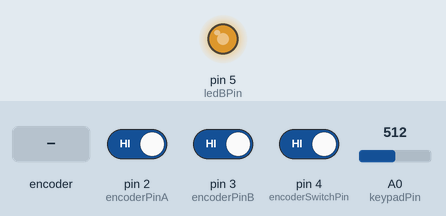
This sketch was run on a simulated Arduino Uno, built with avr-gcc and run on an emulated ATmega328P. On the bench: output pins drawn as LEDs (lit = HIGH). The inputs (shaded band) are chosen by the test bench; at power-on: pin 2 (encoderPinA) HIGH, pin 3 (encoderPinB) HIGH, pin 4 (encoderSwitchPin) HIGH, A0 (keypadPin) = 512. The modem accepts every AT command (registered, SIM ready, sends succeed) and sends nothing else; what the sketch prints to the serial monitor is not drawn.

Above: at 12.3 s.
12.4 s: rotary encoder on pin 2 (encoderPinA) / pin 3 (encoderPinB) turned 3 steps (first pin leading)
At 15.0 s:
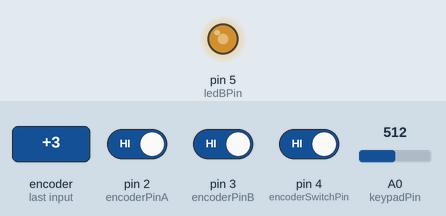
15.3 s: rotary encoder on pin 2 (encoderPinA) / pin 3 (encoderPinB) turned 3 steps (first pin leading)
At 17.8 s:
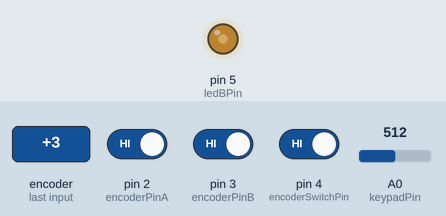
Timing chart, 0 to 19.3 s (numbered marks = the images above; inputs shaded):
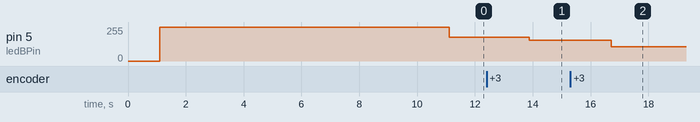

The sketch:

FrtizsBox.ino
```cpp
#include <SoftwareSerial.h>
#include "DFMiniMp3.h"
#include "MP3Notify.h"
#include "Keypad.h"
#include "Context.h"

// Encoder Pin C = GND
int encoderPinB = 3; // D2 - IRQ0
int encoderPinA = 2; // D3 - IRQ1
int encoderSwitchPin = 4; // D4 //push button switch

//int ledRPin = 9; // D9 PWM
//int ledGPin = 6; // D6 PWM
int ledBPin = 5; // D5 PWM

int mp3RXPin = 7; // D7
int mp3TXPin = 8; // D8

int keypadPin = 14; // A0


// Ecoder Vars
volatile int lastEncoded = 0;
volatile long encoderValue = 0;
long lastencoderValue = 0;
int lastMSB = 0;
int lastLSB = 0;

// App Vars
Context context;
int lastEncoderValue = 0;
int lastKeypadPressed = 0;
boolean lastEncoderSwitchPressed = false;
int volume = 20; // 0 - 30


SoftwareSerial mp3Serial(mp3RXPin, mp3TXPin);
DFMiniMp3<SoftwareSerial, Mp3Notify> mp3(mp3Serial);

void setup() {
  Serial.begin(115200);
  Serial.println(F("initializing..."));

  // First, set all the pins

  /// Encoder Pins
  pinMode(encoderPinA, INPUT);
  pinMode(encoderPinB, INPUT);
  digitalWrite(encoderPinA, HIGH); //turn pullup resistor on
  digitalWrite(encoderPinB, HIGH); //turn pullup resistor on
  //call updateEncoder() when any high/low changed seen
  //on interrupt 0 (pin 2), or interrupt 1 (pin 3)
  attachInterrupt(0, updateEncoder, CHANGE);
  attachInterrupt(1, updateEncoder, CHANGE);

  pinMode(encoderSwitchPin, INPUT);
  digitalWrite(encoderSwitchPin, HIGH); //turn pullup resistor on

  /// LED Pins
//  pinMode(ledRPin, OUTPUT);
//  pinMode(ledGPin, OUTPUT);
  pinMode(ledBPin, OUTPUT);

  /// Keypad Pin
  pinMode(keypadPin, INPUT);

  /// MP3 Pins
  pinMode(mp3TXPin, OUTPUT);
  pinMode(mp3RXPin, INPUT);
  setVolume(0);
  Serial.println(F("Setup done..."));

  context.mp3 = &mp3;
  mp3.begin(&context);
  mp3.setEq(DfMp3_Eq_Pop);
  mp3.enableDAC();
  setVolume(0);


  Serial.println(F("Scanning track counts"));
  Serial.print(F("Total track count: "));
  Serial.println(mp3.getTotalTrackCount());

  for (int i = 1; i <= 12; i++) {
    // Folders are 1-indexed for `getFolderTrackCount`
    context.tracksInFolders[i] = mp3.getFolderTrackCount(i);
  }

  for (int i = 1; i <= 12; i++) {
    Serial.print(F("Folder "));
    Serial.print(i);
    Serial.print(F(" has: "));
    Serial.println(context.tracksInFolders[i]); //read fill counts in folder SD:/i
  }

  // light it up!
  setVolume(volume);
}

void loop() {
  //Do stuff here
  boolean encoderSwitchPressed = digitalRead(encoderSwitchPin);
  if (encoderSwitchPressed) {
    //button is not being pushed
    if (!lastEncoderSwitchPressed) {
      Serial.println(F("Pushed"));
      togglePlayPause(&context);
    }
  } else {
    //button is being pushed
  }
  lastEncoderSwitchPressed = encoderSwitchPressed;

  updateVolume();

  int keypadPressed = CheckButtons(keypadPin);

  if (keypadPressed != lastKeypadPressed) {
    lastKeypadPressed = keypadPressed;

    if (keypadPressed > 0) {
      Serial.print(F("Taste: "));
      Serial.println(keypadPressed);
      int folder = folderForKeypadButton(keypadPressed);
      int track = 1;
      if (folder == context.currentFolder) {
        playNextTrack(&context);
      } else {
        playFolderAndTrack(folder, track, &context);
      }
    }
  }

  waitMilliseconds(50);
}

int folderForKeypadButton(int button) {
  switch(button) {
    case 1:  return 4;
    case 2:  return 8;
    case 3:  return 12;
    case 4:  return 3;
    case 5:  return 7;
    case 6:  return 11;
    case 7:  return 2;
    case 8:  return 6;
    case 9:  return 10;
    case 10: return 1;
    case 11: return 5;
    case 12: return 9;
  }
}


void waitMilliseconds(uint16_t msWait) {
  uint32_t start = millis();
  while ((millis() - start) < msWait) {
    // calling mp3.loop() periodically allows for notifications
    // to be handled without interrupts
    mp3.loop();

    delay(1);
  }
}

void setVolume(int volume) {
    mp3.setVolume(volume);
    Serial.print(F("Setting volume to "));
    Serial.print(volume);
    Serial.print(F(". Successfully set to  "));
    Serial.println(mp3.getVolume());
    setLEDColor(255-PWMValueForVolumne(volume), PWMValueForVolumne(volume), PWMValueForVolumne(volume));
}

void updateVolume() {
  if (lastEncoderValue != encoderValue) {
    Serial.println(lastEncoderValue);
    int encoderDiff = encoderValue - lastEncoderValue;
    lastEncoderValue = encoderValue;
    volume += encoderDiff/3;
    volume = max(0, min(30, volume));

    setVolume(volume);
  }
}

void setLEDColor(int red, int green, int blue) {
  // Adjust for common anode
  red = 255 - max(0, min(255, red));
  green = 255 - max(0, min(255, green));
  blue = 255 - max(0, min(255, blue));

//  analogWrite(ledRPin, red);
//  analogWrite(ledGPin, green);
  analogWrite(ledBPin, blue);
}

int PWMValueForVolumne(int input) {
if (input <=   0 ) return  0 ;
if (input ==  1 ) return  1 ;
if (input ==  2 ) return  2 ;
if (input ==  3 ) return  3 ;
if (input ==  4 ) return  4 ;
if (input ==  5 ) return  5 ;
if (input ==  6 ) return  6 ;
if (input ==  7 ) return  7 ;
if (input ==  8 ) return  8 ;
if (input ==  9 ) return  9 ;
if (input ==  10  ) return  10  ;
if (input ==  11  ) return  13  ;
if (input ==  12  ) return  17  ;
if (input ==  13  ) return  21  ;
if (input ==  14  ) return  26  ;
if (input ==  15  ) return  32  ;
if (input ==  16  ) return  39  ;
if (input ==  17  ) return  47  ;
if (input ==  18  ) return  56  ;
if (input ==  19  ) return  65  ;
if (input ==  20  ) return  76  ;
if (input ==  21  ) return  88  ;
if (input ==  22  ) return  101 ;
if (input ==  23  ) return  115 ;
if (input ==  24  ) return  131 ;
if (input ==  25  ) return  148 ;
if (input ==  26  ) return  166 ;
if (input ==  27  ) return  186 ;
if (input ==  28  ) return  208 ;
if (input ==  29  ) return  231 ;
if (input >=  30  ) return  255 ;
}


void updateEncoder() {
  int MSB = digitalRead(encoderPinA); //MSB = most significant bit
  int LSB = digitalRead(encoderPinB); //LSB = least significant bit

  int encoded = (MSB << 1) | LSB; //converting the 2 pin value to single number
  int sum  = (lastEncoded << 2) | encoded; //adding it to the previous encoded value

  if (sum == 0b1101 || sum == 0b0100 || sum == 0b0010 || sum == 0b1011) encoderValue ++;
  if (sum == 0b1110 || sum == 0b0111 || sum == 0b0001 || sum == 0b1000) encoderValue --;

  lastEncoded = encoded; //store this value for next time
}
```

Context.h
```cpp
#ifndef __CONTEXT_H__
#define __CONTEXT_H__

#include <SoftwareSerial.h>
#include "DFMiniMp3.h"

class Mp3Notify;

typedef struct {
  DFMiniMp3<SoftwareSerial, Mp3Notify> *mp3;
  bool isPlaying;
  bool isPaused;
  int currentFolder; // increment + 1 for usage in mp3 api
  int currentTrack;  // increment + 1 for usage in mp3 api
  int tracksInFolders[13]; // ignoring index 0
} Context;

void togglePlayPause(Context *context) {
  DFMiniMp3<SoftwareSerial, Mp3Notify> *mp3 = context->mp3;

  if (context->isPlaying) {
    if (context->isPaused) {
      Serial.print(F("Play"));
      mp3->start();
      context->isPaused = false;
    } else {
      Serial.print(F("Pause"));
      mp3->pause();
      context->isPaused = true;
    }
  }
}

void playFolderAndTrack(int folder, int track, Context *context) {
  DFMiniMp3<SoftwareSerial, Mp3Notify> *mp3 = context->mp3;

  if (track <= context->tracksInFolders[folder]) {
    // folders and tracks are 1-indexed
    //play specific mp3 in SD:/01/001.mp3; Folder Name(1~99); File Name(1~255)
    Serial.print(F("Playing track "));
    Serial.print(track);
    Serial.print(F(" in folder "));
    Serial.println(folder);
    mp3->playFolderTrack(folder, track);
    context->isPlaying = true;
    context->currentFolder = folder;
    context->currentTrack = track;
  } else {
    Serial.print(F("Could not play track "));
    Serial.print(track);
    Serial.print(F(" in folder "));
    Serial.println(folder);
    Serial.println(F("Stopping"));
    mp3->stop();
    context->isPlaying = false;
    context->currentFolder = 0;
    context->currentTrack = 0;
  }
}

void playNextTrack(Context *context) {
  int currentFolder = context->currentFolder;
  int currentTrack = context->currentTrack;
  playFolderAndTrack(currentFolder, currentTrack+1, context);
}

void handlePlayFinished(Context *context) {
  playNextTrack(context);
}

#endif
```

DFMiniMp3.h
```cpp
// (licence header left out)
#pragma once

enum DfMp3_Error
{
    DfMp3_Error_Busy = 1,
    DfMp3_Error_Sleeping,
    DfMp3_Error_SerialWrongStack,
    DfMp3_Error_CheckSumNotMatch,
    DfMp3_Error_FileIndexOut,
    DfMp3_Error_FileMismatch,
    DfMp3_Error_Advertise,
    DfMp3_Error_General = 0xff
};


enum DfMp3_PlaybackMode
{
    DfMp3_PlaybackMode_Repeat,
    DfMp3_PlaybackMode_FolderRepeat,
    DfMp3_PlaybackMode_SingleRepeat,
    DfMp3_PlaybackMode_Random
};


enum DfMp3_Eq
{
    DfMp3_Eq_Normal,
    DfMp3_Eq_Pop,
    DfMp3_Eq_Rock,
    DfMp3_Eq_Jazz,
    DfMp3_Eq_Classic,
    DfMp3_Eq_Bass
};


enum DfMp3_PlaySource
{
    DfMp3_PlaySource_U,
    DfMp3_PlaySource_Sd,
    DfMp3_PlaySource_Aux,
    DfMp3_PlaySource_Sleep,
    DfMp3_PlaySource_Flash
};


template<class T_SERIAL_METHOD, class T_NOTIFICATION_METHOD> class DFMiniMp3
{
public:
    DFMiniMp3(T_SERIAL_METHOD& serial) :
        _serial(serial),
        _lastSendSpace(c_msSendSpace),
        _isOnline(true)
    {
    }

    void begin(void* context)
    {
        _serial.begin(9600);
        _serial.setTimeout(600);
        _lastSend = millis();
        _ctx = context;
    }

    void loop()
    {
        while (_serial.available() >= DfMp3_Packet_SIZE)
        {
            listenForReply(0x00);
        }
    }

    // the track as enumerated across all folders
    void playGlobalTrack(uint16_t track = 0)
    {
        sendPacket(0x03, track);
    }

    // sd:/mp3/####track name
    void playMp3FolderTrack(uint16_t track)
    {
        sendPacket(0x12, track);
    }

    // sd:/###/###track name
    void playFolderTrack(uint8_t folder, uint8_t track)
    {
        uint16_t arg = (folder << 8) | track;
        sendPacket(0x0f, arg);
    }

    // sd:/##/####track name
    // track number must be four digits, zero padded
    void playFolderTrack16(uint8_t folder, uint16_t track)
    {
        uint16_t arg = (((uint16_t)folder) << 12) | track;
        sendPacket(0x14, arg);
    }

    void playRandomTrackFromAll()
    {
        sendPacket(0x18);
    }

    void nextTrack()
    {
        sendPacket(0x01);
    }

    void prevTrack()
    {
        sendPacket(0x02);
    }

    uint16_t getCurrentTrack()
    {
        sendPacket(0x4c);
        return listenForReply(0x4c);
    }

    // 0- 30
    void setVolume(uint8_t volume)
    {
        sendPacket(0x06, volume);
    }

    uint8_t getVolume()
    {
        sendPacket(0x43);
        return listenForReply(0x43);
    }

    void increaseVolume()
    {
        sendPacket(0x04);
    }

    void decreaseVolume()
    {
        sendPacket(0x05);
    }

    // useless, removed
    // 0-31
    void setVolume(bool mute, uint8_t volume)
    {
        uint16_t arg = (!mute << 8) | volume;
        sendPacket(0x10, arg);
    }

    void loopGlobalTrack(uint16_t globalTrack)
    {
        sendPacket(0x08, globalTrack);
    }

    DfMp3_PlaybackMode getPlaybackMode()
    {
        sendPacket(0x45);
        return listenForReply(0x45);
    }

    void setRepeatPlay(bool repeat)
    {
        sendPacket(0x11, !!repeat);
    }


    void setEq(DfMp3_Eq eq)
    {
        sendPacket(0x07, eq);
    }

    DfMp3_Eq getEq()
    {
        sendPacket(0x44);
        return listenForReply(0x44);
    }


    void setPlaybackSource(DfMp3_PlaySource source)
    {
        sendPacket(0x09, source, 200);
    }

    void sleep()
    {
        sendPacket(0x0a);
    }

    void reset()
    {
        sendPacket(0x0c, 0, 600);
        _isOnline = false;
    }

    void start()
    {
        sendPacket(0x0d);
    }

    void pause()
    {
        sendPacket(0x0e);
    }

    void stop()
    {
        sendPacket(0x16);
    }

    uint16_t getStatus()
    {
        sendPacket(0x42);
        return listenForReply(0x42);
    }

    uint16_t getFolderTrackCount(uint16_t folder)
    {
        sendPacket(0x4e, folder);
        return listenForReply(0x4e);
    }

    uint16_t getTotalTrackCount()
    {
        sendPacket(0x48);
        return listenForReply(0x48);
    }

    // sd:/advert/####track name
    void playAdvertisement(uint16_t track)
    {
        sendPacket(0x13, track);
    }

    void stopAdvertisement()
    {
        sendPacket(0x15);
    }

    void enableDAC()
    {
      sendPacket(0x1A, 0x00);
    }

    void disableDAC() {
      sendPacket(0x1A, 0x01);
    }


private:
    static const uint16_t c_msSendSpace = 50;

    // 7E FF 06 0F 00 01 01 xx xx EF
    // 0	->	7E is start code
    // 1	->	FF is version
    // 2	->	06 is length
    // 3	->	0F is command
    // 4	->	00 is no receive
    // 5~6	->	01 01 is argument
    // 7~8	->	checksum = 0 - ( FF+06+0F+00+01+01 )
    // 9	->	EF is end code
    enum DfMp3_Packet
    {
        DfMp3_Packet_StartCode,
        DfMp3_Packet_Version,
        DfMp3_Packet_Length,
        DfMp3_Packet_Command,
        DfMp3_Packet_RequestAck,
        DfMp3_Packet_HiByteArgument,
        DfMp3_Packet_LowByteArgument,
        DfMp3_Packet_HiByteCheckSum,
        DfMp3_Packet_LowByteCheckSum,
        DfMp3_Packet_EndCode,
        DfMp3_Packet_SIZE
    };


    T_SERIAL_METHOD& _serial;
    uint32_t _lastSend;
    uint16_t _lastSendSpace;
    void* _ctx;
    bool _isOnline;

    void sendPacket(uint8_t command, uint16_t arg = 0, uint16_t sendSpaceNeeded = c_msSendSpace)
    {
        uint8_t out[DfMp3_Packet_SIZE] = { 0x7E, 0xFF, 06, command, 00, (arg >> 8), (arg & 0x00ff), 00, 00, 0xEF };

        setChecksum(out);

        // wait for spacing since last send
        while (((millis() - _lastSend) < _lastSendSpace) || !_isOnline)
        {
            // check for event messages from the device while
            // we wait
            loop();
            delay(1);
        }

        _lastSendSpace = sendSpaceNeeded;
        _serial.write(out, DfMp3_Packet_SIZE);

        _lastSend = millis();
    }

    bool readPacket(uint8_t* command, uint16_t* argument)
    {
        uint8_t in[DfMp3_Packet_SIZE] = { 0 };
        uint8_t read;

        // init our out args always
        *command = 0;
        *argument = 0;

        // try to sync our reads to the packet start
        do
        {
            // we use readBytes as it gives us the standard timeout
            read = _serial.readBytes(&(in[DfMp3_Packet_StartCode]), 1);
            if (read != 1)
            {
                // nothing read
                return false;
            }
        } while (in[DfMp3_Packet_StartCode] != 0x7e);

        read += _serial.readBytes(in + 1, DfMp3_Packet_SIZE - 1);
        if (read < DfMp3_Packet_SIZE)
        {
            // not enough bytes, corrupted packet
            return false;
        }

        if (in[DfMp3_Packet_Version] != 0xFF ||
            in[DfMp3_Packet_Length] != 0x06 ||
            in[DfMp3_Packet_EndCode] != 0xef )
        {
            // invalid version or corrupted packet
            return false;
        }

        if (!validateChecksum(in))
        {
            // checksum failed, corrupted paket
            return false;
        }

        *command = in[DfMp3_Packet_Command];
        *argument = ((in[DfMp3_Packet_HiByteArgument] << 8) | in[DfMp3_Packet_LowByteArgument]);

        return true;
    }

    uint16_t listenForReply(uint8_t command)
    {
        uint8_t replyCommand = 0;
        uint16_t replyArg = 0;

        do
        {
            if (readPacket(&replyCommand, &replyArg))
            {
                if (command != 0 && command == replyCommand)
                {
                    return replyArg;
                }
                else
                {
                    switch (replyCommand)
                    {
                    case 0x3d:
                        T_NOTIFICATION_METHOD::OnPlayFinished(replyArg, _ctx);
                        break;

                    case 0x3F:
                        if (replyArg & 0x02)
                        {
                            _isOnline = true;
                            T_NOTIFICATION_METHOD::OnCardOnline(replyArg);
                        }
                        break;

                    case 0x3A:
                        if (replyArg & 0x02)
                        {
                            T_NOTIFICATION_METHOD::OnCardInserted(replyArg);
                        }
                        break;

                    case 0x3B:
                        if (replyArg & 0x02)
                        {
                            T_NOTIFICATION_METHOD::OnCardRemoved(replyArg);
                        }
                        break;

                    case 0x40:
                        T_NOTIFICATION_METHOD::OnError(replyArg);
                        break;

                    default:
                        // unknown/unsupported command reply
                        break;
                    }
                }
            }
            else
            {
                if (command != 0)
                {
                    T_NOTIFICATION_METHOD::OnError(DfMp3_Error_General);
                    if (_serial.available() == 0)
                    {
                        return 0;
                    }
                }
            }
        } while (command != 0);

        return 0;
    }

    uint16_t calcChecksum(uint8_t* packet)
    {
        uint16_t sum = 0;
        for (int i = DfMp3_Packet_Version; i < DfMp3_Packet_HiByteCheckSum; i++)
        {
            sum += packet[i];
        }
        return -sum;
    }

    void setChecksum(uint8_t* out)
    {
        uint16_t sum = calcChecksum(out);

        out[DfMp3_Packet_HiByteCheckSum] = (sum >> 8);
        out[DfMp3_Packet_LowByteCheckSum] = (sum & 0xff);
    }

    bool validateChecksum(uint8_t* in)
    {
        uint16_t sum = calcChecksum(in);
        return (sum == ((in[DfMp3_Packet_HiByteCheckSum] << 8) | in[DfMp3_Packet_LowByteCheckSum]));
    }
};
```

Source omitted: MP3Notify.h (781 bytes), Keypad.h (1150 bytes)

Measured:
- after the input at 12.4 s, pin 5 (ledBPin): 179/255 → 154/255 after 1.5 s
- after the input at 15.3 s, pin 5 (ledBPin): 154/255 → 107/255 after 1.4 s
